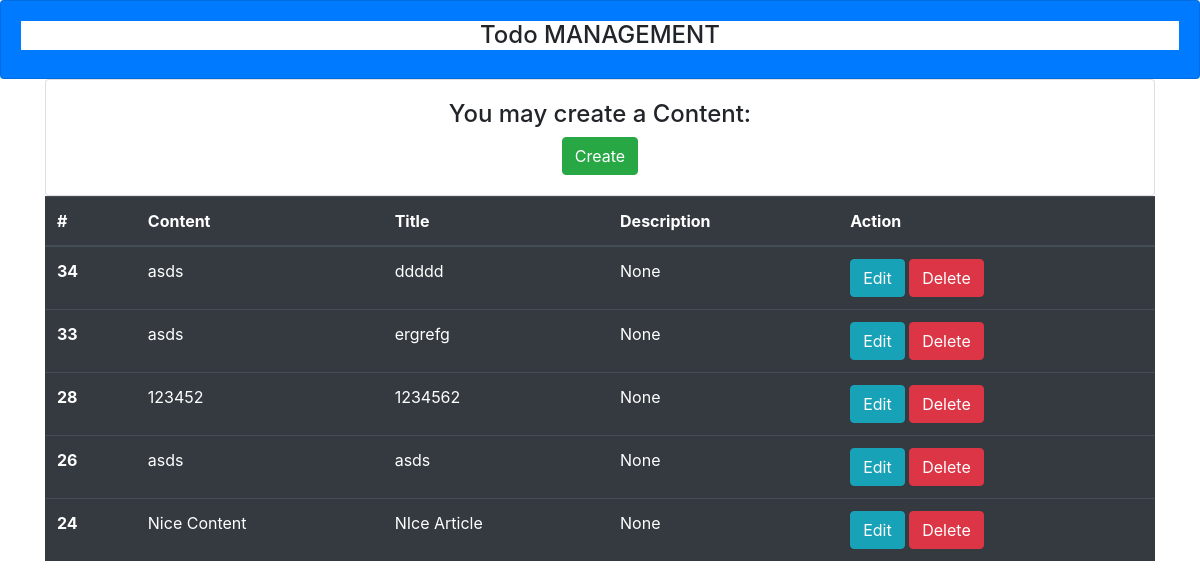
Before: /todo with the older database file.
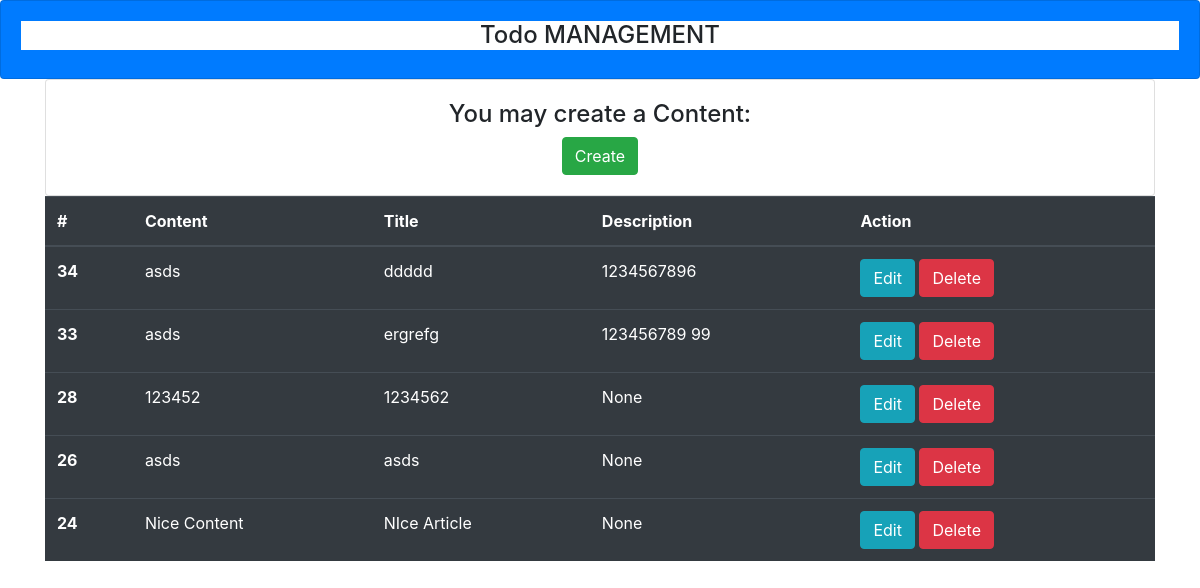
After: the same page with the newer database file.
### todo/models.py (models this page shows, shortened)
class Todo(models.Model):
    content = models.CharField(max_length=50)
    title = models.TextField()
    description = models.TextField(blank=True, null=True)
    date = models.DateTimeField(auto_now_add=True)

### todo/views.py (the view)
# urls.py: path('', views.index, name='index'),
def index(request):
    todoList = Todo.objects.all().order_by('-date')
    return render(request, 'todo/list.html', {'list': todoList})

### todo/templates/todo/list.html
{% extends 'todo/base.html' %} {% block content %}
<div class="container">
  <div class="row">
    <div class="col-lg">
      <div class="card">
        <div class="card-body">
          <center>
            <h4>You may create a Content:</h4>
            <a href="{% url 'save' %}" class="btn btn-success">Create</a>
          </center>
        </div>
      </div>
    </div>
  </div>
  <div class="row">
    <div class="col">
      <table class="table table-dark">
        <thead>
          <tr>
            <th scope="col">#</th>
            <th scope="col">Content</th>
            <th scope="col">Title</th>
            <th scope="col">Description</th>
            <th scope="col">Action</th>
          </tr>
        </thead>
        <tbody>
          {% for list in list %}
          <tr>
            <th scope="row">{{ list.id }}</th>
            <td>{{ list.content }}</td>
            <td>{{ list.title }}</td>
            <td>{{ list.description }}</td>
            <td>
              <a class="btn btn-info" href="{% url 'edittodo' list.id %}"
                >Edit</a
              >
              <a class="btn btn-danger" href="{% url 'delete' list.id %}"
                >Delete</a
              >
            </td>
          </tr>
          {% endfor %}
        </tbody>
      </table>
    </div>
  </div>
</div>
{% endblock %}

Changed rows visible on the page:
changed Todo "ddddd": description "None" → "1234567896"
changed Todo "ergrefg": description "None" → "123456789 99"
